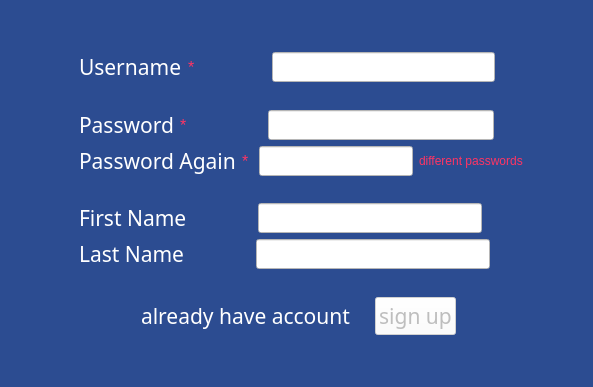
<?xml version="1.0" encoding="UTF-8"?>
<ui version="4.0">
 <class>sign_in</class>
 <widget class="QMainWindow" name="sign_in">
  <property name="geometry">
   <rect>
    <x>0</x>
    <y>0</y>
    <width>593</width>
    <height>387</height>
   </rect>
  </property>
  <property name="windowTitle">
   <string>MainWindow</string>
  </property>
  <widget class="QWidget" name="centralwidget">
   <property name="styleSheet">
    <string notr="true">background-color: rgb(44, 76, 145);</string>
   </property>
   <layout class="QVBoxLayout" name="verticalLayout">
    <item>
     <layout class="QVBoxLayout" name="verticalLayout_2" stretch="2,1,1,1,1,1,1,1,1,2,2">
      <item>
       <spacer name="verticalSpacer">
        <property name="orientation">
         <enum>Qt::Vertical</enum>
        </property>
        <property name="sizeHint" stdset="0">
         <size>
          <width>20</width>
          <height>40</height>
         </size>
        </property>
       </spacer>
      </item>
      <item>
       <layout class="QHBoxLayout" name="horizontalLayout" stretch="0,0,0,5,2">
        <item>
         <spacer name="horizontalSpace">
          <property name="orientation">
           <enum>Qt::Horizontal</enum>
          </property>
          <property name="sizeType">
           <enum>QSizePolicy::Fixed</enum>
          </property>
          <property name="sizeHint" stdset="0">
           <size>
            <width>70</width>
            <height>20</height>
           </size>
          </property>
         </spacer>
        </item>
        <item>
         <widget class="QLabel" name="label">
          <property name="font">
           <font>
            <family>Berlin Sans FB Demi</family>
            <pointsize>16</pointsize>
           </font>
          </property>
          <property name="styleSheet">
           <string notr="true">color: rgb(255, 255, 255);</string>
          </property>
          <property name="text">
           <string>Username</string>
          </property>
         </widget>
        </item>
        <item>
         <widget class="QLabel" name="label_6">
          <property name="font">
           <font>
            <pointsize>12</pointsize>
           </font>
          </property>
          <property name="styleSheet">
           <string notr="true">color: rgb(255, 52, 99);</string>
          </property>
          <property name="text">
           <string>*                </string>
          </property>
         </widget>
        </item>
        <item>
         <widget class="QLineEdit" name="username_lineedit">
          <property name="sizePolicy">
           <sizepolicy hsizetype="Expanding" vsizetype="Minimum">
            <horstretch>0</horstretch>
            <verstretch>0</verstretch>
           </sizepolicy>
          </property>
          <property name="styleSheet">
           <string notr="true">background-color: rgb(255, 255, 255);</string>
          </property>
          <property name="text">
           <string/>
          </property>
          <property name="echoMode">
           <enum>QLineEdit::Normal</enum>
          </property>
         </widget>
        </item>
        <item>
         <spacer name="horizontalSpacer_2">
          <property name="orientation">
           <enum>Qt::Horizontal</enum>
          </property>
          <property name="sizeHint" stdset="0">
           <size>
            <width>40</width>
            <height>20</height>
           </size>
          </property>
         </spacer>
        </item>
       </layout>
      </item>
      <item>
       <spacer name="verticalSpacer_3">
        <property name="orientation">
         <enum>Qt::Vertical</enum>
        </property>
        <property name="sizeHint" stdset="0">
         <size>
          <width>20</width>
          <height>40</height>
         </size>
        </property>
       </spacer>
      </item>
      <item>
       <layout class="QHBoxLayout" name="horizontalLayout_2" stretch="0,0,0,5,2">
        <item>
         <spacer name="horizontalSpacer_3">
          <property name="orientation">
           <enum>Qt::Horizontal</enum>
          </property>
          <property name="sizeType">
           <enum>QSizePolicy::Fixed</enum>
          </property>
          <property name="sizeHint" stdset="0">
           <size>
            <width>70</width>
            <height>20</height>
           </size>
          </property>
         </spacer>
        </item>
        <item>
         <widget class="QLabel" name="label_2">
          <property name="font">
           <font>
            <family>Berlin Sans FB Demi</family>
            <pointsize>16</pointsize>
           </font>
          </property>
          <property name="styleSheet">
           <string notr="true">color: rgb(255, 255, 255);</string>
          </property>
          <property name="text">
           <string>Password</string>
          </property>
         </widget>
        </item>
        <item>
         <widget class="QLabel" name="label_8">
          <property name="font">
           <font>
            <pointsize>12</pointsize>
           </font>
          </property>
          <property name="styleSheet">
           <string notr="true">color: rgb(255, 52, 99);</string>
          </property>
          <property name="text">
           <string>*                 </string>
          </property>
         </widget>
        </item>
        <item>
         <widget class="QLineEdit" name="password_lineedit">
          <property name="sizePolicy">
           <sizepolicy hsizetype="Expanding" vsizetype="Minimum">
            <horstretch>0</horstretch>
            <verstretch>0</verstretch>
           </sizepolicy>
          </property>
          <property name="styleSheet">
           <string notr="true">background-color: rgb(255, 255, 255);</string>
          </property>
          <property name="echoMode">
           <enum>QLineEdit::Password</enum>
          </property>
         </widget>
        </item>
        <item>
         <spacer name="horizontalSpacer_4">
          <property name="orientation">
           <enum>Qt::Horizontal</enum>
          </property>
          <property name="sizeType">
           <enum>QSizePolicy::Expanding</enum>
          </property>
          <property name="sizeHint" stdset="0">
           <size>
            <width>40</width>
            <height>20</height>
           </size>
          </property>
         </spacer>
        </item>
       </layout>
      </item>
      <item>
       <layout class="QHBoxLayout" name="horizontalLayout_3" stretch="0,0,0,5,0,2">
        <item>
         <spacer name="horizontalSpacer_5">
          <property name="orientation">
           <enum>Qt::Horizontal</enum>
          </property>
          <property name="sizeType">
           <enum>QSizePolicy::Fixed</enum>
          </property>
          <property name="sizeHint" stdset="0">
           <size>
            <width>70</width>
            <height>20</height>
           </size>
          </property>
         </spacer>
        </item>
        <item>
         <widget class="QLabel" name="label_3">
          <property name="font">
           <font>
            <family>Berlin Sans FB Demi</family>
            <pointsize>16</pointsize>
           </font>
          </property>
          <property name="styleSheet">
           <string notr="true">color: rgb(255, 255, 255);</string>
          </property>
          <property name="text">
           <string>Password Again</string>
          </property>
         </widget>
        </item>
        <item>
         <widget class="QLabel" name="label_9">
          <property name="font">
           <font>
            <pointsize>12</pointsize>
           </font>
          </property>
          <property name="styleSheet">
           <string notr="true">color: rgb(255, 52, 99);</string>
          </property>
          <property name="text">
           <string>* </string>
          </property>
         </widget>
        </item>
        <item>
         <widget class="QLineEdit" name="password_2_lineedit">
          <property name="sizePolicy">
           <sizepolicy hsizetype="Expanding" vsizetype="Minimum">
            <horstretch>0</horstretch>
            <verstretch>0</verstretch>
           </sizepolicy>
          </property>
          <property name="styleSheet">
           <string notr="true">background-color: rgb(255, 255, 255);</string>
          </property>
          <property name="echoMode">
           <enum>QLineEdit::Password</enum>
          </property>
         </widget>
        </item>
        <item>
         <widget class="QLabel" name="diffrent_error">
          <property name="styleSheet">
           <string notr="true">color: rgb(255, 52, 99);</string>
          </property>
          <property name="text">
           <string>different passwords</string>
          </property>
         </widget>
        </item>
        <item>
         <spacer name="horizontalSpacer_6">
          <property name="orientation">
           <enum>Qt::Horizontal</enum>
          </property>
          <property name="sizeHint" stdset="0">
           <size>
            <width>40</width>
            <height>20</height>
           </size>
          </property>
         </spacer>
        </item>
       </layout>
      </item>
      <item>
       <spacer name="verticalSpacer_6">
        <property name="orientation">
         <enum>Qt::Vertical</enum>
        </property>
        <property name="sizeHint" stdset="0">
         <size>
          <width>20</width>
          <height>40</height>
         </size>
        </property>
       </spacer>
      </item>
      <item>
       <layout class="QHBoxLayout" name="horizontalLayout_7" stretch="0,0,5,0,2">
        <item>
         <spacer name="horizontalSpacer_11">
          <property name="orientation">
           <enum>Qt::Horizontal</enum>
          </property>
          <property name="sizeType">
           <enum>QSizePolicy::Fixed</enum>
          </property>
          <property name="sizeHint" stdset="0">
           <size>
            <width>70</width>
            <height>20</height>
           </size>
          </property>
         </spacer>
        </item>
        <item>
         <widget class="QLabel" name="label_5">
          <property name="font">
           <font>
            <family>Berlin Sans FB Demi</family>
            <pointsize>16</pointsize>
           </font>
          </property>
          <property name="styleSheet">
           <string notr="true">color: rgb(255, 255, 255);</string>
          </property>
          <property name="text">
           <string>First Name            </string>
          </property>
         </widget>
        </item>
        <item>
         <widget class="QLineEdit" name="firstname">
          <property name="sizePolicy">
           <sizepolicy hsizetype="Expanding" vsizetype="Minimum">
            <horstretch>0</horstretch>
            <verstretch>0</verstretch>
           </sizepolicy>
          </property>
          <property name="styleSheet">
           <string notr="true">background-color: rgb(255, 255, 255);</string>
          </property>
          <property name="echoMode">
           <enum>QLineEdit::Normal</enum>
          </property>
         </widget>
        </item>
        <item>
         <widget class="QLabel" name="label_4">
          <property name="text">
           <string/>
          </property>
         </widget>
        </item>
        <item>
         <spacer name="horizontalSpacer_12">
          <property name="orientation">
           <enum>Qt::Horizontal</enum>
          </property>
          <property name="sizeType">
           <enum>QSizePolicy::Expanding</enum>
          </property>
          <property name="sizeHint" stdset="0">
           <size>
            <width>40</width>
            <height>20</height>
           </size>
          </property>
         </spacer>
        </item>
       </layout>
      </item>
      <item>
       <layout class="QHBoxLayout" name="horizontalLayout_9" stretch="0,0,5,2">
        <item>
         <spacer name="horizontalSpacer_15">
          <property name="orientation">
           <enum>Qt::Horizontal</enum>
          </property>
          <property name="sizeType">
           <enum>QSizePolicy::Fixed</enum>
          </property>
          <property name="sizeHint" stdset="0">
           <size>
            <width>70</width>
            <height>20</height>
           </size>
          </property>
         </spacer>
        </item>
        <item>
         <widget class="QLabel" name="label_7">
          <property name="font">
           <font>
            <family>Berlin Sans FB Demi</family>
            <pointsize>16</pointsize>
           </font>
          </property>
          <property name="styleSheet">
           <string notr="true">color: rgb(255, 255, 255);</string>
          </property>
          <property name="text">
           <string>Last Name            </string>
          </property>
         </widget>
        </item>
        <item>
         <widget class="QLineEdit" name="lastname">
          <property name="sizePolicy">
           <sizepolicy hsizetype="Expanding" vsizetype="Minimum">
            <horstretch>0</horstretch>
            <verstretch>0</verstretch>
           </sizepolicy>
          </property>
          <property name="styleSheet">
           <string notr="true">background-color: rgb(255, 255, 255);</string>
          </property>
          <property name="echoMode">
           <enum>QLineEdit::Normal</enum>
          </property>
         </widget>
        </item>
        <item>
         <spacer name="horizontalSpacer_16">
          <property name="orientation">
           <enum>Qt::Horizontal</enum>
          </property>
          <property name="sizeType">
           <enum>QSizePolicy::Expanding</enum>
          </property>
          <property name="sizeHint" stdset="0">
           <size>
            <width>40</width>
            <height>20</height>
           </size>
          </property>
         </spacer>
        </item>
       </layout>
      </item>
      <item>
       <spacer name="verticalSpacer_5">
        <property name="orientation">
         <enum>Qt::Vertical</enum>
        </property>
        <property name="sizeHint" stdset="0">
         <size>
          <width>20</width>
          <height>40</height>
         </size>
        </property>
       </spacer>
      </item>
      <item>
       <layout class="QHBoxLayout" name="horizontalLayout_4">
        <item>
         <spacer name="horizontalSpacer_7">
          <property name="orientation">
           <enum>Qt::Horizontal</enum>
          </property>
          <property name="sizeHint" stdset="0">
           <size>
            <width>40</width>
            <height>20</height>
           </size>
          </property>
         </spacer>
        </item>
        <item>
         <widget class="QPushButton" name="alreadyhaveacount">
          <property name="font">
           <font>
            <family>Berlin Sans FB Demi</family>
            <pointsize>16</pointsize>
           </font>
          </property>
          <property name="styleSheet">
           <string notr="true">color: rgb(255, 255, 255);</string>
          </property>
          <property name="text">
           <string>already have account</string>
          </property>
          <property name="flat">
           <bool>true</bool>
          </property>
         </widget>
        </item>
        <item>
         <spacer name="horizontalSpacer">
          <property name="orientation">
           <enum>Qt::Horizontal</enum>
          </property>
          <property name="sizeType">
           <enum>QSizePolicy::Minimum</enum>
          </property>
          <property name="sizeHint" stdset="0">
           <size>
            <width>15</width>
            <height>20</height>
           </size>
          </property>
         </spacer>
        </item>
        <item>
         <widget class="QPushButton" name="sign_in_button">
          <property name="enabled">
           <bool>false</bool>
          </property>
          <property name="font">
           <font>
            <family>Berlin Sans FB Demi</family>
            <pointsize>16</pointsize>
           </font>
          </property>
          <property name="styleSheet">
           <string notr="true">background-color: rgb(255, 255, 255);</string>
          </property>
          <property name="text">
           <string>sign up</string>
          </property>
         </widget>
        </item>
        <item>
         <spacer name="horizontalSpacer_8">
          <property name="orientation">
           <enum>Qt::Horizontal</enum>
          </property>
          <property name="sizeHint" stdset="0">
           <size>
            <width>40</width>
            <height>20</height>
           </size>
          </property>
         </spacer>
        </item>
       </layout>
      </item>
      <item>
       <spacer name="verticalSpacer_2">
        <property name="orientation">
         <enum>Qt::Vertical</enum>
        </property>
        <property name="sizeHint" stdset="0">
         <size>
          <width>20</width>
          <height>40</height>
         </size>
        </property>
       </spacer>
      </item>
     </layout>
    </item>
   </layout>
  </widget>
 </widget>
 <resources/>
 <connections/>
</ui>
